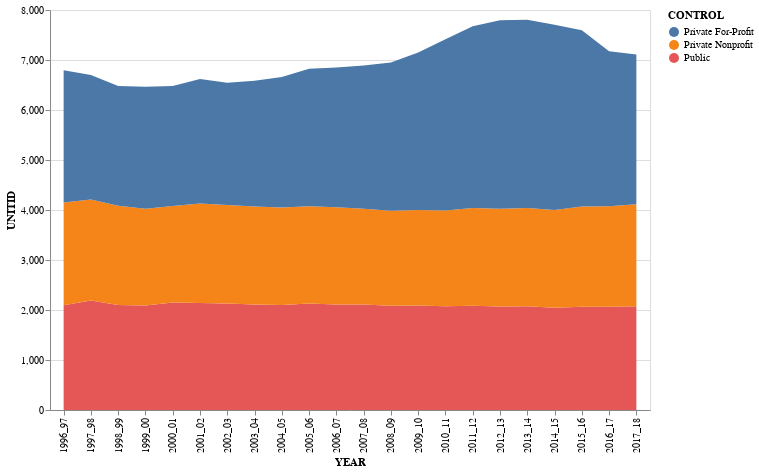

The code cell stored with this chart in its notebook:
### Code cell
bars = alt.Chart(grouped).mark_area().encode(
    y='UNITID:Q',
    x='YEAR:N',
    color='CONTROL'
)

bars = bars.properties(
    width=600,
    height=400   
)

bars

### Figure 1 — Vega-Lite specification as saved in the notebook (floating-point values rounded to 4 significant figures)
{"config": {"view": {"continuousWidth": 400, "continuousHeight": 300}}, "data": {"name": "data-af2e4d0970125e427a7f6992b84d90f6"}, "mark": "area", "encoding": {"color": {"type": "nominal", "field": "CONTROL"}, "x": {"type": "nominal", "field": "YEAR"}, "y": {"type": "quantitative", "field": "UNITID"}}, "height": 400, "width": 600, "$schema": "https://vega.github.io/schema/vega-lite/v4.0.2.json", "datasets": {"data-af2e4d0970125e427a7f6992b84d90f6": [{"YEAR": "1996_97", "CONTROL": "Public", "UNITID": 2094, "TUITIONFEE_IN": 0, "TUITFTE": 0}, {"YEAR": "1996_97", "CONTROL": "Private Nonprofit", "UNITID": 2057, "TUITIONFEE_IN": 0, "TUITFTE": 0}, {"YEAR": "1996_97", "CONTROL": "Private For-Profit", "UNITID": 2643, "TUITIONFEE_IN": 0, "TUITFTE": 0}, {"YEAR": "1997_98", "CONTROL": "Public", "UNITID": 2192, "TUITIONFEE_IN": 0, "TUITFTE": 0}, {"YEAR": "1997_98", "CONTROL": "Private Nonprofit", "UNITID": 2020, "TUITIONFEE_IN": 0, "TUITFTE": 0}, {"YEAR": "1997_98", "CONTROL": "Private For-Profit", "UNITID": 2487, "TUITIONFEE_IN": 0, "TUITFTE": 0}, {"YEAR": "1998_99", "CONTROL": "Public", "UNITID": 2102, "TUITIONFEE_IN": 0, "TUITFTE": 2088}, {"YEAR": "1998_99", "CONTROL": "Private Nonprofit", "UNITID": 1985, "TUITIONFEE_IN": 0, "TUITFTE": 1947}, {"YEAR": "1998_99", "CONTROL": "Private For-Profit", "UNITID": 2393, "TUITIONFEE_IN": 0, "TUITFTE": 2317}, {"YEAR": "1999_00", "CONTROL": "Public", "UNITID": 2090, "TUITIONFEE_IN": 0, "TUITFTE": 2040}, {"YEAR": "1999_00", "CONTROL": "Private Nonprofit", "UNITID": 1936, "TUITIONFEE_IN": 0, "TUITFTE": 1867}, {"YEAR": "1999_00", "CONTROL": "Private For-Profit", "UNITID": 2440, "TUITIONFEE_IN": 0, "TUITFTE": 2268}, {"YEAR": "2000_01", "CONTROL": "Public", "UNITID": 2151, "TUITIONFEE_IN": 1641, "TUITFTE": 2029}, {"YEAR": "2000_01", "CONTROL": "Private Nonprofit", "UNITID": 1930, "TUITIONFEE_IN": 1198, "TUITFTE": 1782}, {"YEAR": "2000_01", "CONTROL": "Private For-Profit", "UNITID": 2397, "TUITIONFEE_IN": 483, "TUITFTE": 1900}, {"YEAR": "2001_02", "CONTROL": "Public", "UNITID": 2141, "TUITIONFEE_IN": 1755, "TUITFTE": 2057}, {"YEAR": "2001_02", "CONTROL": "Private Nonprofit", "UNITID": 1991, "TUITIONFEE_IN": 1461, "TUITFTE": 1856}, {"YEAR": "2001_02", "CONTROL": "Private For-Profit", "UNITID": 2487, "TUITIONFEE_IN": 678, "TUITFTE": 2183}, {"YEAR": "2002_03", "CONTROL": "Public", "UNITID": 2132, "TUITIONFEE_IN": 1787, "TUITFTE": 2094}, {"YEAR": "2002_03", "CONTROL": "Private Nonprofit", "UNITID": 1968, "TUITIONFEE_IN": 1460, "TUITFTE": 1955}, {"YEAR": "2002_03", "CONTROL": "Private For-Profit", "UNITID": 2446, "TUITIONFEE_IN": 773, "TUITFTE": 2383}, {"YEAR": "2003_04", "CONTROL": "Public", "UNITID": 2112, "TUITIONFEE_IN": 1809, "TUITFTE": 2089}, {"YEAR": "2003_04", "CONTROL": "Private Nonprofit", "UNITID": 1959, "TUITIONFEE_IN": 1482, "TUITFTE": 1939}, {"YEAR": "2003_04", "CONTROL": "Private For-Profit", "UNITID": 2514, "TUITIONFEE_IN": 827, "TUITFTE": 2496}, {"YEAR": "2004_05", "CONTROL": "Public", "UNITID": 2099, "TUITIONFEE_IN": 1765, "TUITFTE": 2057}, {"YEAR": "2004_05", "CONTROL": "Private Nonprofit", "UNITID": 1952, "TUITIONFEE_IN": 1467, "TUITFTE": 1896}, {"YEAR": "2004_05", "CONTROL": "Private For-Profit", "UNITID": 2609, "TUITIONFEE_IN": 929, "TUITFTE": 2510}, {"YEAR": "2005_06", "CONTROL": "Public", "UNITID": 2131, "TUITIONFEE_IN": 1755, "TUITFTE": 2049}, {"YEAR": "2005_06", "CONTROL": "Private Nonprofit", "UNITID": 1946, "TUITIONFEE_IN": 1466, "TUITFTE": 1888}, {"YEAR": "2005_06", "CONTROL": "Private For-Profit", "UNITID": 2747, "TUITIONFEE_IN": 928, "TUITFTE": 2620}, {"YEAR": "2006_07", "CONTROL": "Public", "UNITID": 2112, "TUITIONFEE_IN": 1752, "TUITFTE": 2012}, {"YEAR": "2006_07", "CONTROL": "Private Nonprofit", "UNITID": 1942, "TUITIONFEE_IN": 1472, "TUITFTE": 1882}, {"YEAR": "2006_07", "CONTROL": "Private For-Profit", "UNITID": 2794, "TUITIONFEE_IN": 945, "TUITFTE": 2676}, {"YEAR": "2007_08", "CONTROL": "Public", "UNITID": 2111, "TUITIONFEE_IN": 1755, "TUITFTE": 2009}, {"YEAR": "2007_08", "CONTROL": "Private Nonprofit", "UNITID": 1912, "TUITIONFEE_IN": 1443, "TUITFTE": 1845}, {"YEAR": "2007_08", "CONTROL": "Private For-Profit", "UNITID": 2867, "TUITIONFEE_IN": 959, "TUITFTE": 2712}, {"YEAR": "2008_09", "CONTROL": "Public", "UNITID": 2085, "TUITIONFEE_IN": 1735, "TUITFTE": 1995}, {"YEAR": "2008_09", "CONTROL": "Private Nonprofit", "UNITID": 1899, "TUITIONFEE_IN": 1423, "TUITFTE": 1845}, {"YEAR": "2008_09", "CONTROL": "Private For-Profit", "UNITID": 2968, "TUITIONFEE_IN": 1017, "TUITFTE": 2819}, {"YEAR": "2009_10", "CONTROL": "Public", "UNITID": 2090, "TUITIONFEE_IN": 1730, "TUITFTE": 2004}, {"YEAR": "2009_10", "CONTROL": "Private Nonprofit", "UNITID": 1908, "TUITIONFEE_IN": 1414, "TUITFTE": 1852}, {"YEAR": "2009_10", "CONTROL": "Private For-Profit", "UNITID": 3151, "TUITIONFEE_IN": 1119, "TUITFTE": 2961}, {"YEAR": "2010_11", "CONTROL": "Public", "UNITID": 2077, "TUITIONFEE_IN": 1697, "TUITFTE": 2012}, {"YEAR": "2010_11", "CONTROL": "Private Nonprofit", "UNITID": 1915, "TUITIONFEE_IN": 1415, "TUITFTE": 1859}, {"YEAR": "2010_11", "CONTROL": "Private For-Profit", "UNITID": 3422, "TUITIONFEE_IN": 1200, "TUITFTE": 3212}, {"YEAR": "2011_12", "CONTROL": "Public", "UNITID": 2083, "TUITIONFEE_IN": 1696, "TUITFTE": 2006}, {"YEAR": "2011_12", "CONTROL": "Private Nonprofit", "UNITID": 1956, "TUITIONFEE_IN": 1445, "TUITFTE": 1878}, {"YEAR": "2011_12", "CONTROL": "Private For-Profit", "UNITID": 3636, "TUITIONFEE_IN": 1280, "TUITFTE": 3427}, {"YEAR": "2012_13", "CONTROL": "Public", "UNITID": 2068, "TUITIONFEE_IN": 1681, "TUITFTE": 2005}, {"YEAR": "2012_13", "CONTROL": "Private Nonprofit", "UNITID": 1957, "TUITIONFEE_IN": 1445, "TUITFTE": 1877}, {"YEAR": "2012_13", "CONTROL": "Private For-Profit", "UNITID": 3768, "TUITIONFEE_IN": 1311, "TUITFTE": 3495}, {"YEAR": "2013_14", "CONTROL": "Public", "UNITID": 2073, "TUITIONFEE_IN": 1690, "TUITFTE": 2002}, {"YEAR": "2013_14", "CONTROL": "Private Nonprofit", "UNITID": 1969, "TUITIONFEE_IN": 1484, "TUITFTE": 1889}, {"YEAR": "2013_14", "CONTROL": "Private For-Profit", "UNITID": 3762, "TUITIONFEE_IN": 1332, "TUITFTE": 3471}, {"YEAR": "2014_15", "CONTROL": "Public", "UNITID": 2044, "TUITIONFEE_IN": 1681, "TUITFTE": 1984}, {"YEAR": "2014_15", "CONTROL": "Private Nonprofit", "UNITID": 1956, "TUITIONFEE_IN": 1484, "TUITFTE": 1872}, {"YEAR": "2014_15", "CONTROL": "Private For-Profit", "UNITID": 3703, "TUITIONFEE_IN": 1220, "TUITFTE": 3414}, {"YEAR": "2015_16", "CONTROL": "Public", "UNITID": 2063, "TUITIONFEE_IN": 1683, "TUITFTE": 1988}, {"YEAR": "2015_16", "CONTROL": "Private Nonprofit", "UNITID": 2007, "TUITIONFEE_IN": 1509, "TUITFTE": 1905}, {"YEAR": "2015_16", "CONTROL": "Private For-Profit", "UNITID": 3523, "TUITIONFEE_IN": 1111, "TUITFTE": 3240}, {"YEAR": "2016_17", "CONTROL": "Public", "UNITID": 2064, "TUITIONFEE_IN": 1690, "TUITFTE": 1982}, {"YEAR": "2016_17", "CONTROL": "Private Nonprofit", "UNITID": 2009, "TUITIONFEE_IN": 1524, "TUITFTE": 1872}, {"YEAR": "2016_17", "CONTROL": "Private For-Profit", "UNITID": 3102, "TUITIONFEE_IN": 850, "TUITFTE": 2875}, {"YEAR": "2017_18", "CONTROL": "Public", "UNITID": 2076, "TUITIONFEE_IN": 1692, "TUITFTE": 1983}, {"YEAR": "2017_18", "CONTROL": "Private Nonprofit", "UNITID": 2041, "TUITIONFEE_IN": 1535, "TUITFTE": 1895}, {"YEAR": "2017_18", "CONTROL": "Private For-Profit", "UNITID": 2995, "TUITIONFEE_IN": 794, "TUITFTE": 2766}]}}
